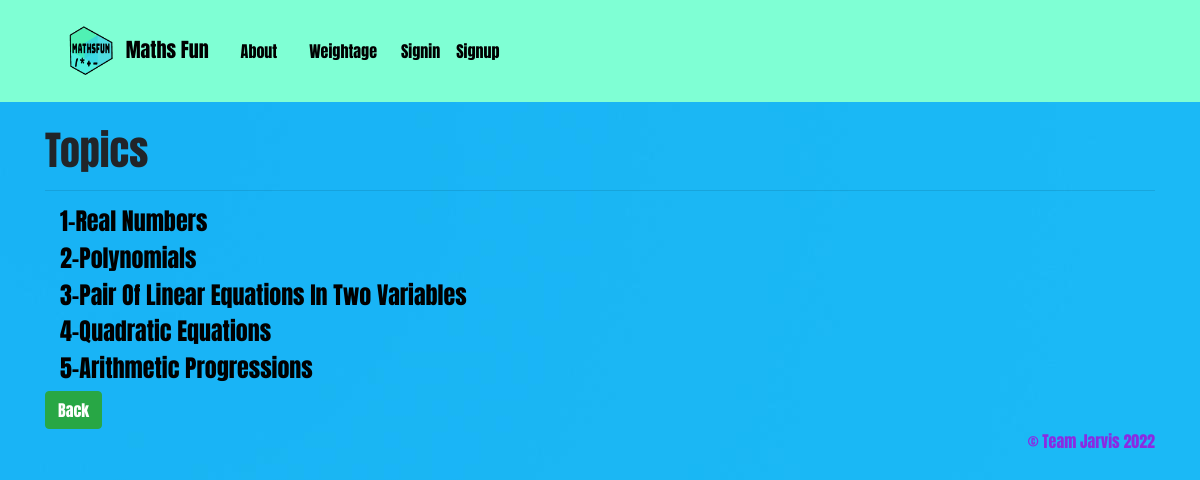
Screenshot of /MathsFun/detail/5 with the database file from the repository.
### MathsFun/models.py (models this page shows, shortened)
class Topic(models.Model):
    Topicname = models.ForeignKey(AllStandard, on_delete=models.CASCADE)
    tname = models.CharField(max_length=300)
    files = models.FileField(upload_to='pdfs/')
    video = EmbedVideoField(blank=True)

### MathsFun/views.py (the view)
# urls.py: path('detail/<int:pk>', views.detail, name='topic'),
def detail(request, pk):
    topic = Topic.objects.filter(Topicname = pk)
    return render(request, 'MathsFun/Topic.html', {'topic':topic})

### MathsFun/templates/MathsFun/Topic.html
{% extends 'base.html' %}
{% block content %}
{% load embed_video_tags %}
<br/>
<h1>Topics</h1>
<hr/>
<div class = 'container'>
  {% for i in topic.all %}
  <h4><a href = '{% url "topicselector" i.id %}'  style = 'text-decoration:none;color:black;' >{{i.tname}}</a></h4>
  {% endfor %}
</div>
<a href="{% url 'home-page' %}" class = 'btn btn-success'>Back</a>
{% endblock %}

### rows the page displays
Topic: tname "1-Real Numbers"
Topic: tname "2-Polynomials"
Topic: tname "3-Pair Of Linear Equations In Two Variables"
Topic: tname "4-Quadratic Equations"
Topic: tname "5-Arithmetic Progressions"
